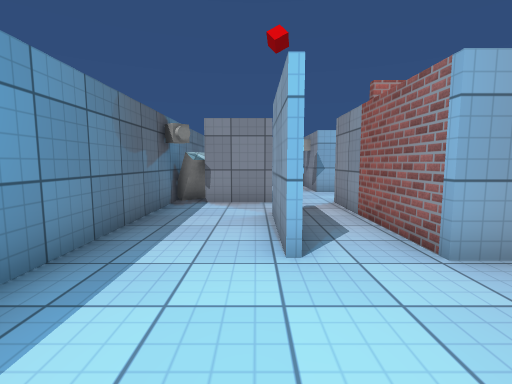
[1] (above)

17 first-person views from a walk through a Unity game level. The camera is 1.2 m above the floor, tilts 6° down and sees 85° across. The floor is counted in squares, 1 m on a side. Each view is taken from the middle of a square. On the plan, view 1 faces up. The plan holds only what a view shows up to about 13 squares ahead; the rest is blank. The player character is not drawn. Door leaves are left out, so doorways stand open. Surface patterns are stand-ins for the level's own textures.

[2]
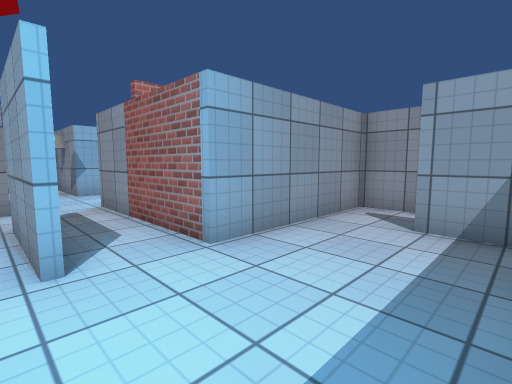

[3]
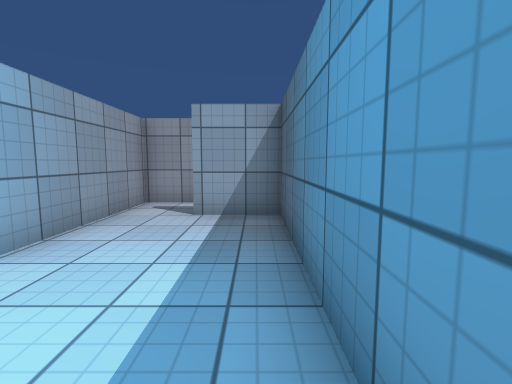

[4]
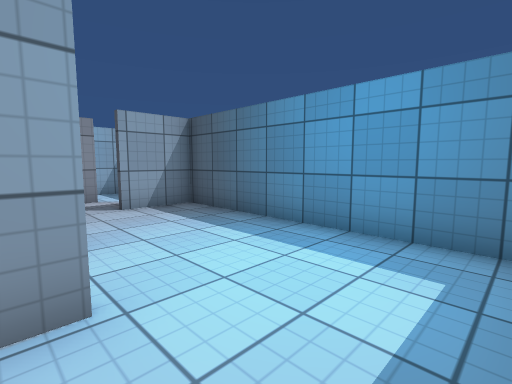

[5]
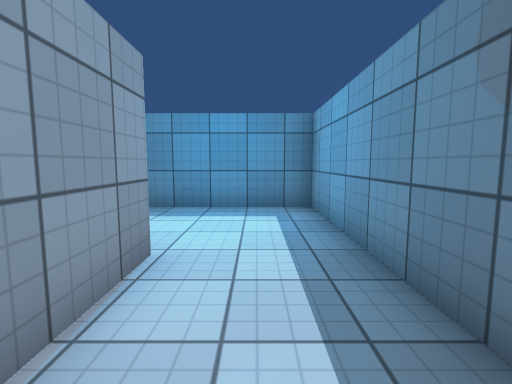

[6]
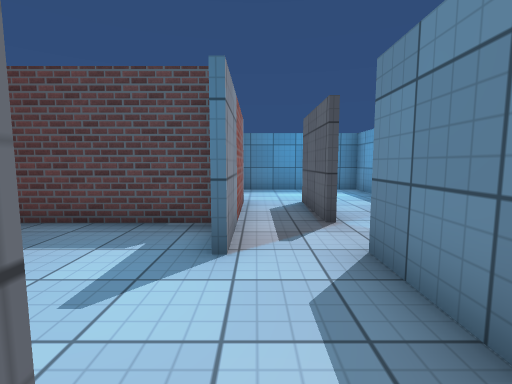

[7]
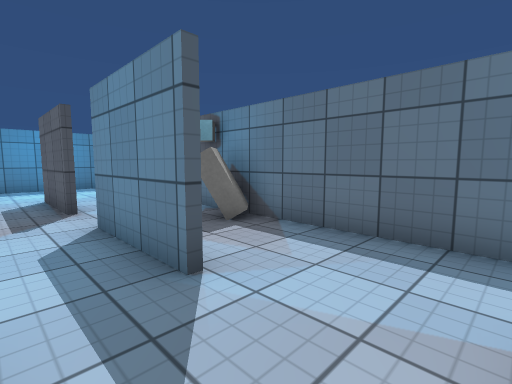

[8]
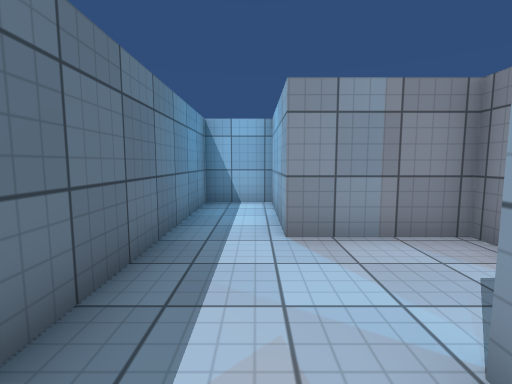

[9]
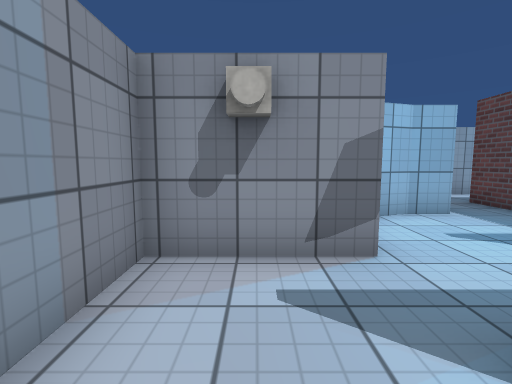

[10]
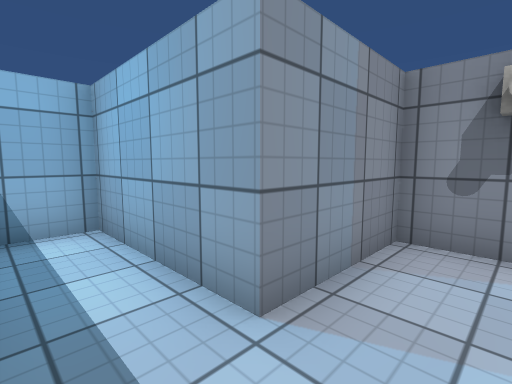

[11]
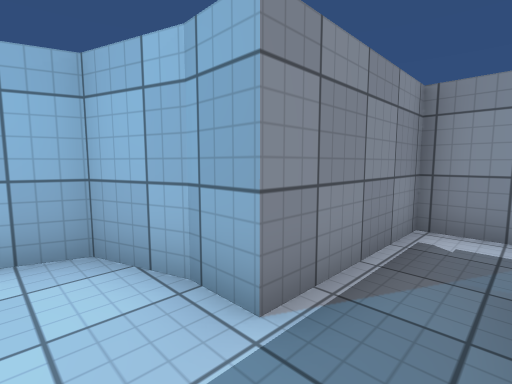

[12]
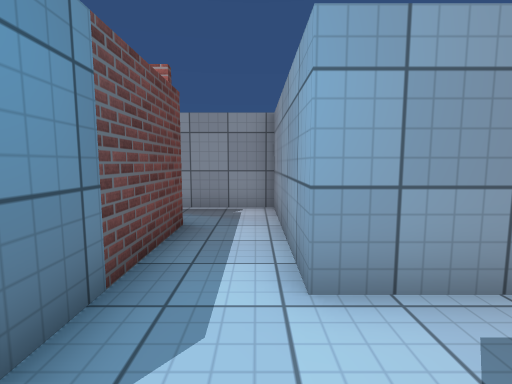

[13]
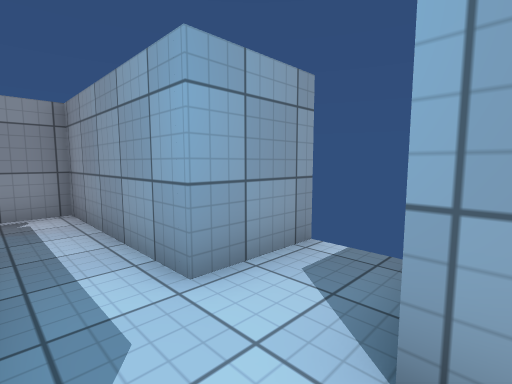

[14]
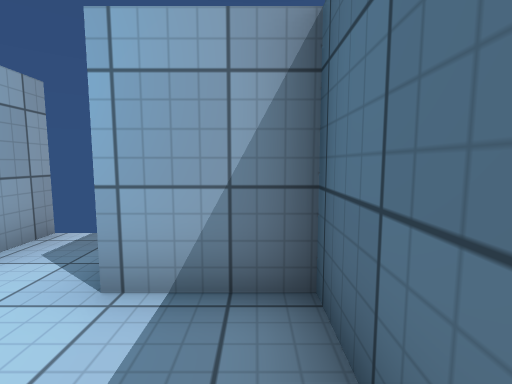

[15]
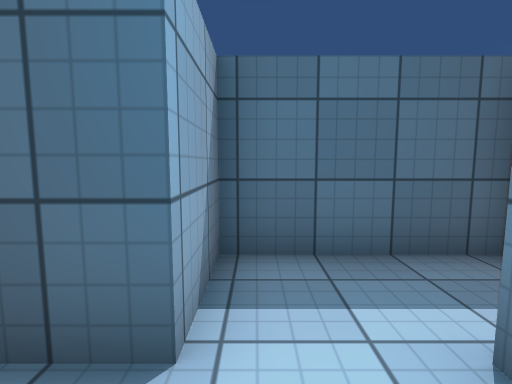

[16]
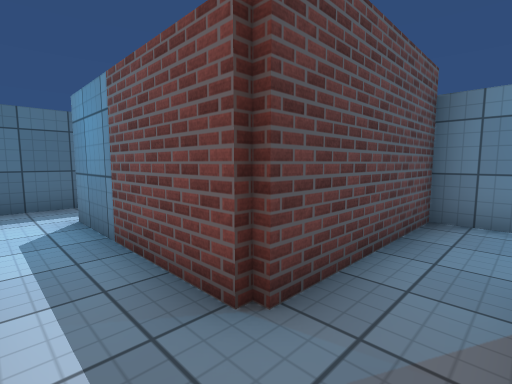

[17]
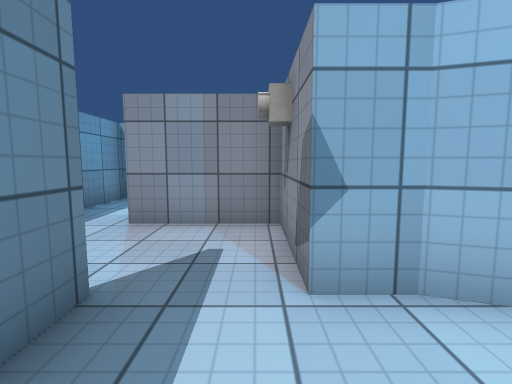

### Floor plan
Ten units are one square. View 1 is at (0, 0); x grows to the right and y downward. Boxes are objects, and circles mark ways between rooms. Rooms are numbered by the first view taken in them; rooms with no view inside come last. Other rooms are left out.
<svg viewBox="-30 -189 153 200">
<path fill="none" stroke="#000" d="M4 -34 4 -65M54 -34 25 -34M5 -84 -15 -84M-25 -74 -25 6 54 6 54 -15M5 -115 5 -84M26 -79 26 -65 76 -65 76 -36M25 -75 25 -85M55 -94 50 -109 35 -114 25 -114 25 -144 -5 -144 -5 -184 -25 -184 -25 -74M95 -34 95 -84 54 -84 54 -95M74 -14 74 -34 54 -34M58 6 95 6 95 -14M76 -36 76 -14M95 -14 106 -14M118 -34 95 -34M5 -65 5 -34M25 -34 25 -75"/>
<rect x="-25" y="-105" width="20" height="30" fill="#bbb"><title>other object</title></rect>
<circle cx="60" cy="-20" r="3" fill="#2a7"/>
<circle cx="15" cy="-55" r="3" fill="#2a7"/>
<circle cx="90" cy="-30" r="3" fill="#2a7"/>
<circle cx="15" cy="-80" r="3" fill="#2a7"/>
<circle cx="90" cy="-20" r="3" fill="#2a7"/>
<text x="10" y="-30">1</text>
<text x="20" y="-100">2</text>
<text x="80" y="-10">3</text>
<text x="90" y="-30">4</text>
<text x="20" y="-60">5</text>
</svg>
Room 1 opens to room 3. Room 1 opens to room 5. Room 2 opens to room 4. Room 2 opens to room 5. Room 3 opens to room 4.

Where each view was taken, in squares from view 1:
view 1: 0 up, 0 right, facing up
view 2: 0 up, 0 right, facing up-right
view 3: 0 up, 1 left, facing right
view 4: 4 up, 2 left, facing down-right
view 5: 7 up, 1 left, facing down
view 6: 12 up, 2 right, facing down
view 7: 14 up, 2 right, facing down-left
view 8: 10 up, 1 left, facing up
view 9: 13 up, 1 left, facing right
view 10: 13 up, 2 left, facing up-right
view 11: 7 up, 4 right, facing up-right
view 12: 1 up, 9 right, facing up
view 13: 1 up, 8 right, facing up-right
view 14: 0 up, 7 right, facing right
view 15: 3 up, 9 right, facing down
view 16: 8 up, 9 right, facing down-left
view 17: 9 up, 2 right, facing up
